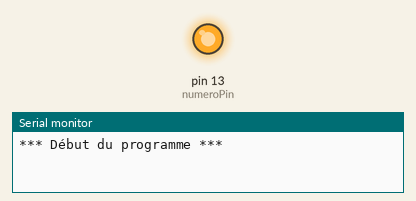
Simulated run of this sketch. Board: Arduino Uno, built with avr-gcc and run on an emulated ATmega328P. Parts: output pins drawn as LEDs (lit = HIGH), the last lines printed to the serial monitor.

Above: at 0.01 s.
At 61.0 s:
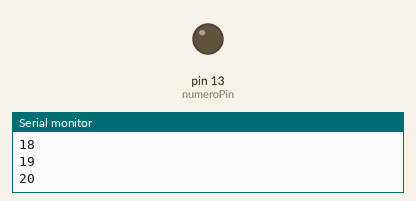
Timing chart, 0 to 62.5 s (numbered marks = the images above):
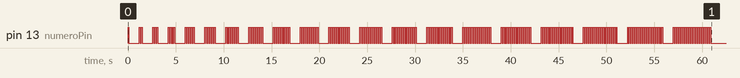

The sketch:

arduino_compte_seul.ino
```cpp
int numeroPin; //variable pour le pin utilisé

void setup()
{
  numeroPin=13;
  pinMode(numeroPin,OUTPUT);
  Serial.begin(9600);
  Serial.println("*** Début du programme ***");

 for (int compteur=1;compteur<=20;compteur ++)
   {
     Serial.println(compteur); //Affiche la valeur de compteur

     //boucle de clignottement
     //compteur sert de limite à la boucle
     //donc le nombre de clignottement augmente à chaque tour
     for (int nombreClignote=0;nombreClignote<compteur;nombreClignote++) // ++ c'est comme écrire +1
     {
       //allume
       digitalWrite(numeroPin,HIGH);
       delay(100); //Temps d'attente delay
       //eteint
       digitalWrite(numeroPin,LOW);
       delay(100);
     }
     delay(1000);
   }
  Serial.println("*** Ayé ! ***");
}

void loop()
{

}
```
